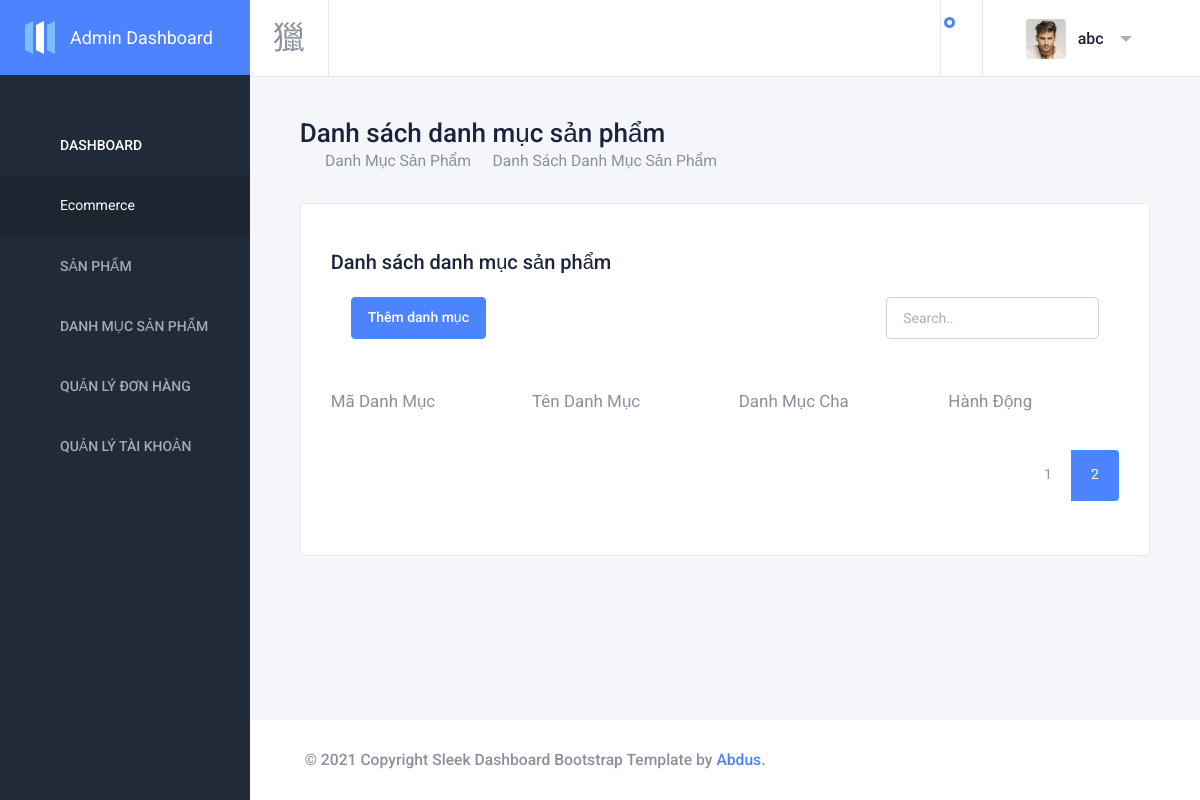
The page /admincategory/index/page/3 (signed in) on the database as committed earlier.
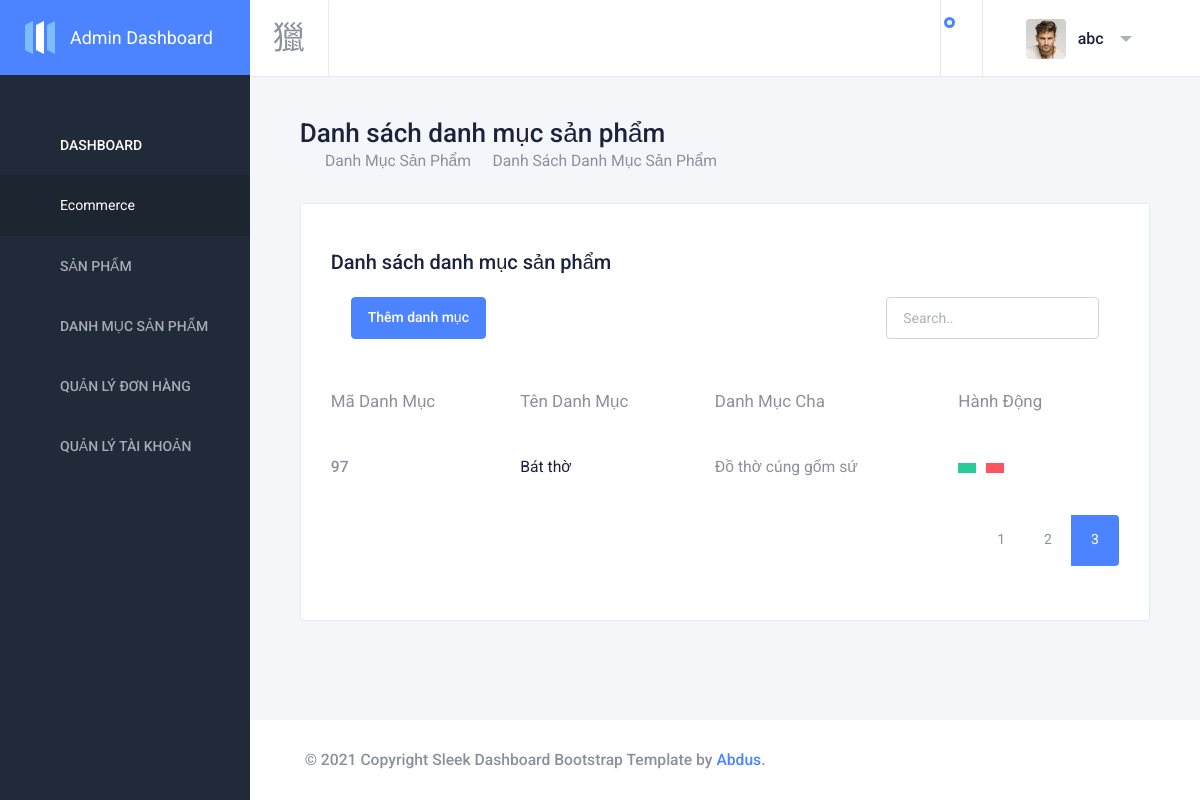
The same page on the database as committed later.
### tables this page shows
CREATE TABLE `product_category` (
  `cat_id` int(3) NOT NULL,
  `cat_name` varchar(255) NOT NULL,
  `parent_id` int(3) NOT NULL
);

### controllers/BaseController.php (called while the page is built, shortened)
<?php
class BaseController
{
    function render($file, $data = array())
    {
        $view_file =  'views/' . $this->folder . '/' . $file . '.php';
        if (is_file($view_file)) {
            extract($data);
            require_once($view_file);
        } else {
            header('Location: ./NotFoundController');
        }
    }
}

### controllers/AdminCategoryController.php (called while the page is built, shortened)
<?php
require_once('controllers/BaseController.php');
class AdminCategoryController extends BaseController
{
    public function index($name = 'page', $page = 1)
    {
        if ($name == 'page') {
            $catModel = new AdminCategoryModel;
            $data = $catModel->getAllCategory($page, 5);
            $this->render(
                'index',
                $data
            );
        } else {
            header("Location: http://" . $_SERVER['HTTP_HOST'] . "/gomsu_shop/NotFoundController");
        }
    }
}

### core/App.php (called while the page is built, shortened)
<?php
class App
{
    protected $method = 'index';
    public function __construct()
    {
        $url = $this->parseUrl();
        if (isset($url[0])) {
            if (file_exists('controllers/' . $url[0] . 'Controller.php')) {
                unset($url[0]);
                if (isset($url[1])) {
                    $this->method = $url[1];
                    unset($url[1]);
                }
            } else {
                $this->controller = "NotFoundController";
            }
        }
        $controllerObject = new $this->controller;
        $this->params = $url ? array_values($url) : [];
        call_user_func_array(array($controllerObject, $this->method), $this->params);
    }
    public function parseUrl()
    {
        if (isset($_GET['url'])) {
            return explode('/', filter_var(rtrim($_GET['url'], '/'), FILTER_SANITIZE_URL));
        }
    }
}

### index.php (called while the page is built, shortened)
<?php
require('./core/App.php');
$router = new App();

### models/AdminCategoryModel.php (called while the page is built, shortened)
<?php
require_once 'BaseModel.php';
class AdminCategoryModel extends BaseModel
{
    function getAllCategory($page = 1, $limit = 1000)
    {
        $start_from = ($page - 1) * $limit;
        $sqlLimit = $start_from . ',' . $limit;
        $dataArr = $this->all(self::TABLE, ['*'], [], $sqlLimit);
        $dataArr = array_map(function ($item) {
            $sql = "Select * From product_category Where cat_id = $item[parent_id]";
            $result = $this->_query($sql);
            $result = mysqli_fetch_assoc($result);
            if (!empty($result['cat_name'])) {
                $item['parent_name'] = $result['cat_name'];
            }
            return $item;
        }, $dataArr);
        return $dataArr;
    }
    public static function totalRecords()
    {
        $db = new DB;
        $conn = $db->connect();
        $sql = "SELECT COUNT(*) FROM " . self::TABLE;
        $result = mysqli_query($conn, $sql);
        $row = mysqli_fetch_array($result);
        return $row[0];
    }
}

### models/BaseModel.php (called while the page is built, shortened)
<?php
require_once(ROOT . '/core/Database.php');
class BaseModel extends DB
{
    public $conn;
    function __construct()
    {
        $this->conn = $this->connect();
    }
    function all($table, $select = ['*'], $orderBys = [], $limit = 15)
    {
        $columns = implode(',', $select);
        $orderByString = implode(' ', $orderBys);
        if ($orderByString) {
            $sql = "SELECT ${columns} FROM ${table} ORDER BY ${orderByString} LIMIT ${limit}";
        } else {
            $sql = "SELECT ${columns} FROM ${table} LIMIT ${limit}";
        }
        $query = $this->_query($sql);
        $data = [];
        while ($row = mysqli_fetch_assoc($query)) {
            array_push($data, $row);
        }
        return $data;
    }
    public function _query($sql)
    {
        return mysqli_query($this->conn, $sql);
    }
}

### core/Database.php (called while the page is built, shortened)
<?php
class DB
{
    public function connect()
    {
        $this->connect = mysqli_connect(self::HOST, self::USERNAME, self::PASSWORD, self::DB_NAME);
        mysqli_set_charset($this->connect, "utf8");
        if (mysqli_connect_errno() === 0) {
            return $this->connect;
        }
        return false;
    }
}

### views/admin_category/index.php (the view, shortened to what the changed rows need)
<?php
include_once('views/layouts/admin_header.php');
?>
<div class="content-wrapper">
    <div class="content">
        <div class="breadcrumb-wrapper">
            <h1>Danh sách danh mục sản phẩm</h1>
        </div>
        <div class="row">
            <div class="col-12">
                <div class="card card-table-border-none" id="recent-orders">
                    <div class=" card-header justify-content-between ">
                        <h2>Danh sách danh mục sản phẩm</h2>
                    </div>
                    <div class="card-body pt-0 pb-5">
                        <table class=" table card-table table-responsive table-responsive-large " style="width: 100%">
                            <thead>
                                <tr>
                                    <th>Mã Danh Mục</th>
                                    <th>Tên Danh Mục</th>
                                    <th class=" d-md-table-cell ">
                                        Danh Mục Cha
                                    </th>
                                    <th>Hành Động</th>
                                </tr>
                            </thead>
                            <tbody>
                                <?php foreach ($data as $category) : ?>
                                <tr>
                                    <td><?php echo $category['cat_id'] ?></td>
                                    <td class=" text-dark  d-md-table-cell ">
                                        <?php echo $category['cat_name'] ?>
                                    </td>
                                    <td class=" d-md-table-cell ">
                                        <?php
                                            if ($category['parent_id'] == 0) {
                                                echo "None";
                                            } else {
                                                echo $category['parent_name'];
                                            }
                                            ?>
                                    </td>
                                    <td>
                                        <a type="button" href="admincategory/update/<?php echo $category['cat_id'] ?>"
                                            class="btn btn-success btn-sm rounded-0 button-action button-first"
                                            data-toggle="tooltip" data-placement="top" title=""
                                            data-original-title="Edit">
                                        </a>
                                        <a type="button" data-id="<?php echo $category['cat_id'] ?>"
                                            class="btn btn-danger btn-sm rounded-0 button-action deleteRow"
                                            data-toggle="tooltip" data-placement="top" title=""
                                            data-original-title="Delete" aria-describedby="tooltip84720">
                                        </a>
                                    </td>
                                </tr>
                                <?php endforeach; ?>
                            </tbody>
                        </table>
                        <div class="text-right">
                            <nav aria-label="Page navigation " style="display:inline-block">
                                <?php
                                $page = new Pagination([
                                    'total' => AdminCategoryModel::totalRecords(),
                                    'limit' => 5,
                                    'full' => false,
                                    'querystring' => 'page',
                                    'path' => 'admincategory/index'
                                ]);
                                echo $page->getPagination();
                                ?>
                            </nav>
                        </div>
                    </div>
                </div>
            </div>
        </div>
    </div>
</div>
<?php
include_once('views/layouts/admin_footer.php');
?>

### Pagination.php (shortened to what the changed rows need)
<?php
class Pagination
{
    private $config = [
        'total' => 0,
        'limit' => 0,
        'full' => true,
        'querystring' => 'page',
        'path' => 'adminproduct/index'
    ];
    public $url;
    public $currentPage;
    public function __construct($config = [])
    {
        $params = $this->getParams();
        if (isset($params[2])) {
            $config['querystring'] = $params[2];
        }
        if (isset($params[3])) {
            $this->currentPage = $params[3];
        }
        $url = 'http://' . $_SERVER['HTTP_HOST'] . '/gomsu_shop/';
        $url .= $config['path'];
        $this->url = $url;
        $this->config = $config;
    }
    public function getParams()
    {
        $urlCurrent = explode('/', filter_var(rtrim($_GET['url'], '/'), FILTER_SANITIZE_URL));
        unset($urlCurrent[0]);
        unset($urlCurrent[1]);
        return $urlCurrent;
    }
    private function gettotalPage()
    {
        return ceil($this->config['total'] / $this->config['limit']);
    }
    private function getCurrentPage()
    {
        if (isset($this->currentPage) && (int)$this->currentPage >= 1) {
            if ((int)$this->currentPage > $this->gettotalPage()) {
                return (int)$this->gettotalPage();
            } else {
                return (int)$this->currentPage;
            }
        } else {
            return 1;
        }
    }
    private function getPrePage()
    {
        if ($this->getCurrentPage() === 1) {
            return;
        } else {
            return '<li class="page-item">
                                        <a class="page-link" href="' . $this->url . '/' . $this->config['querystring'] . '/' . ($this->getCurrentPage() - 1) . ' " aria-label="Previous">
                                            <span aria-hidden="true" class="mdi mdi-chevron-left"></span>
                                            <span class="sr-only">Previous</span>
                                        </a>
                                    </li>';
        }
    }
    private function getNextPage()
    {
        if ($this->getCurrentPage() >= $this->gettotalPage()) {
            return;
        }
    }
    public function getPagination()
    {
        $path = 'adminproduct/index';
        $protocol = ((!empty($_SERVER['HTTPS']) && $_SERVER['HTTPS'] != 'off') || $_SERVER['SERVER_PORT'] == 443) ? "https://" : "http://";
        $CurPageURL = $protocol . $_SERVER['HTTP_HOST'] . $_SERVER['REQUEST_URI'];
        $data = '';
        if (isset($this->config['full']) && $this->config['full'] === false) {
            $data .= ($this->getCurrentPage() - 3) > 1 ? '<li class="page-item ">
            <a class="page-link" >...</a>
        </li>' : '';
            for ($i = ($this->getCurrentPage() - 3) > 0 ? ($this->getCurrentPage() - 3) : 1; $i <= (($this->getCurrentPage() + 3) > $this->gettotalPage() ? $this->gettotalPage() : ($this->getCurrentPage() + 3)); $i++) {
                if ($i === $this->getCurrentPage()) {
                    $data .= '<li class="page-item active">
                    <a class="page-link" href="' . $CurPageURL . '">' . $i . '</a>
                </li>';
                } else {
                    $data .= '<li class="page-item ">
                    <a class="page-link" href="' . $this->url . '/' . $this->config['querystring'] . '/' . $i . '">' . $i . '</a>
                </li>';
                }
            }
            $data .= ($this->getCurrentPage() + 3) < $this->gettotalPage() ? '<li class="page-item ">
            <a class="page-link" >...</a>
        </li>' : '';
        }
        return '<ul class = "pagination pagination-flat ">' . $this->getPrePage() . $data . $this->getNextPage() . '</ul>';
    }
}

Rows that differ between the two databases and show on the page:
added product_category: cat_id "97", cat_name "Bát thờ", parent_name "Đồ thờ cúng gốm sứ"
Other text that changed with them:
list line gone: "2"
new list line: "2"
new list line: "3"
